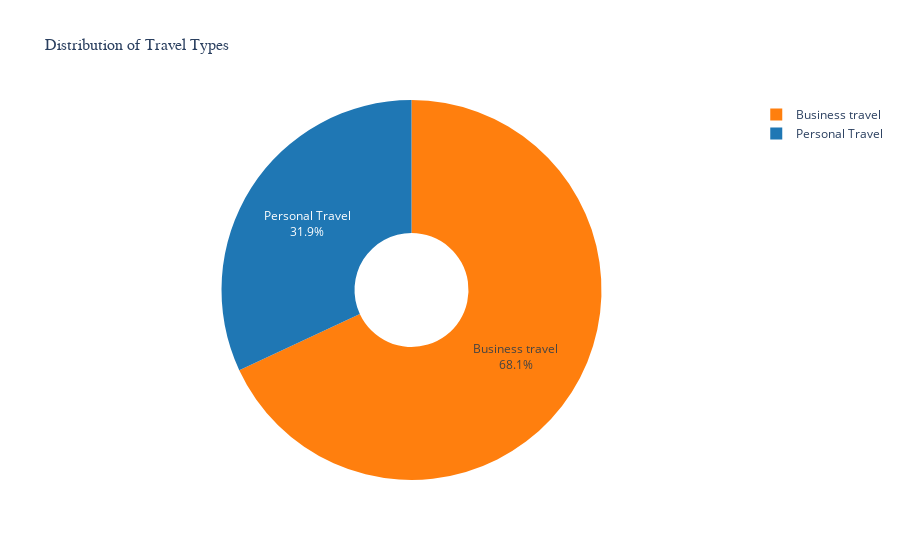

Notebook code for this chart:
### Code cell
travel_type_counts = df['Type of Travel'].value_counts()
fig = go.Figure(data=[go.Pie(
    labels=travel_type_counts.index,
    values=travel_type_counts.values,
    hole=0.3,  # Optional: Creates a donut chart
    textinfo='label+percent',  # Displays label and percentage
    marker=dict(colors=['#ff7f0e', '#1f77b4']),  # Customize colors as needed
)])

fig.update_layout(
    title='Distribution of Travel Types',
    title_font_size=16,
    title_font_family='Arial'
)

fig.show()

### Figure 1 — Plotly figure (JSON) as saved in the notebook; plotly's stock layout.template omitted (floating-point values rounded to 4 significant figures)
{"data": [{"hole": 0.3, "labels": ["Business travel", "Personal Travel"], "marker": {"colors": ["#ff7f0e", "#1f77b4"]}, "textinfo": "label+percent", "type": "pie", "values": [56248, 26389]}], "layout": {"autosize": true, "title": {"font": {"family": "Arial", "size": 16}, "text": "Distribution of Travel Types"}}}
